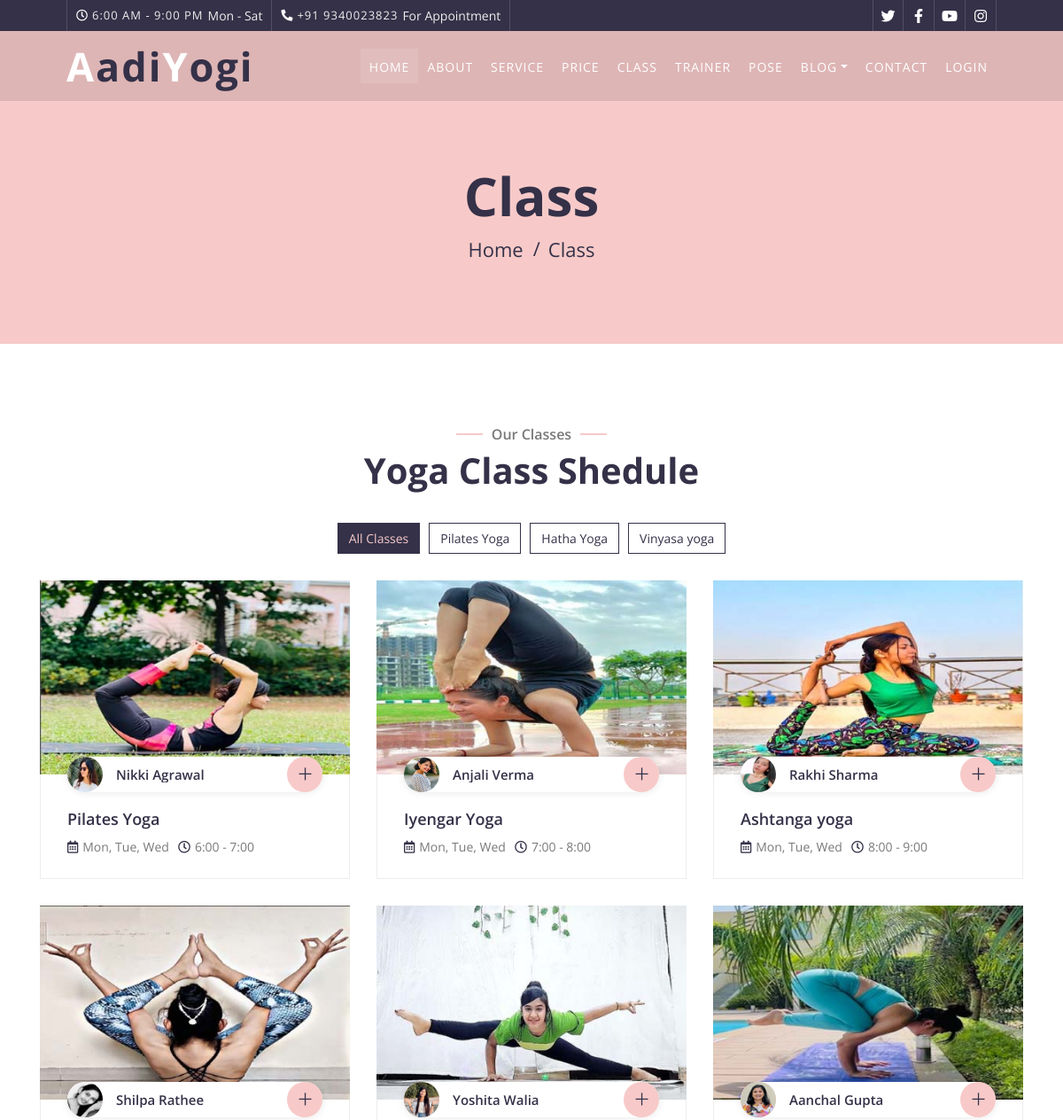
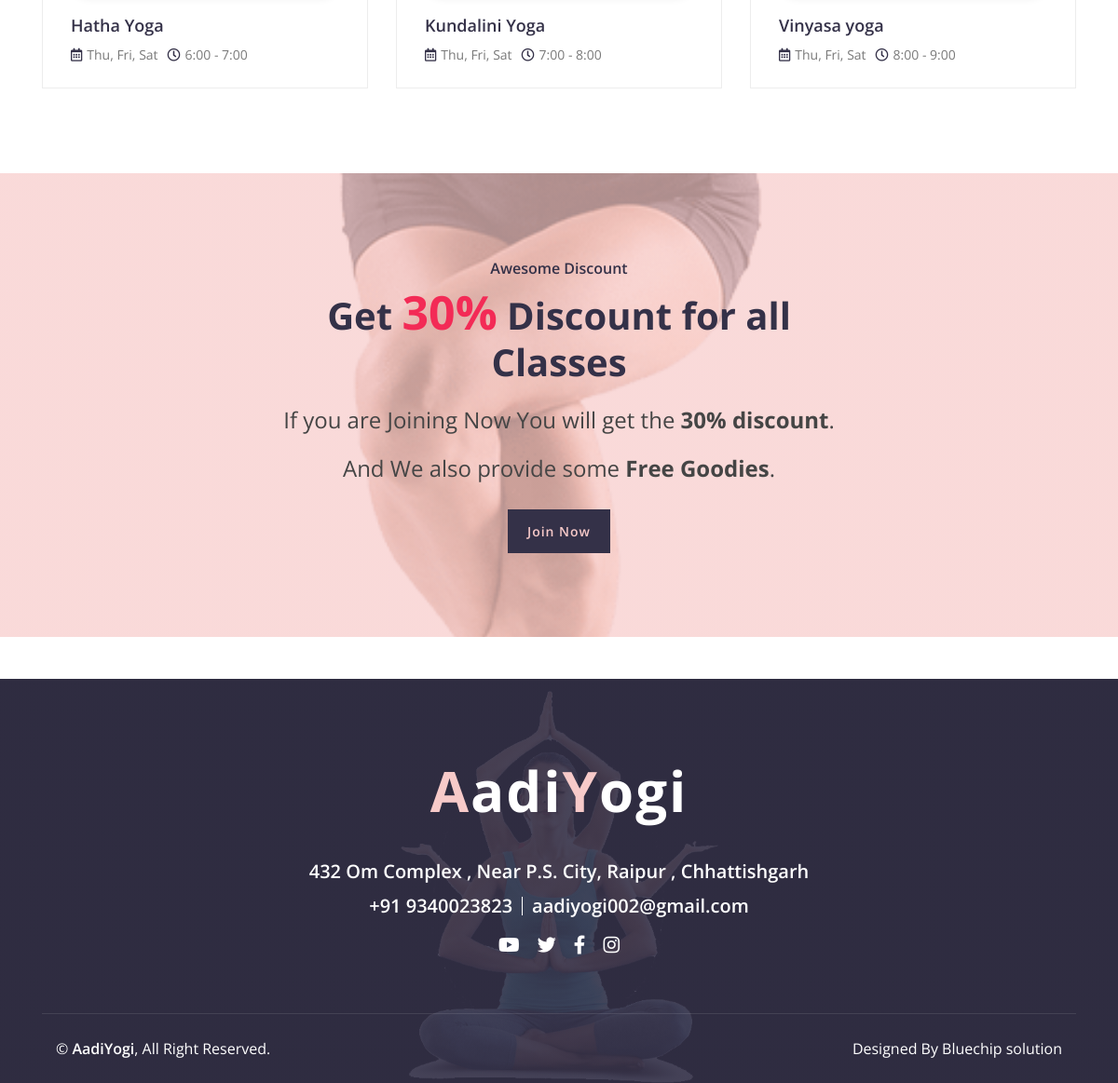
Screenshot of /class.php with the database file from the repository (2 pictures, top to bottom).
### tables this page shows
CREATE TABLE `class` (
  `id` int(11) NOT NULL,
  `name` text NOT NULL,
  `image` text NOT NULL,
  `BGimage` text NOT NULL,
  `yoganame` text NOT NULL,
  `week` text NOT NULL,
  `time` text NOT NULL
);

### class.php (the view, shortened to what this page needs)
<?php
include("admin/connection.php");
    $sql = "SELECT * from `class`";
    $fire = $connect->query($sql);
?>
<!DOCTYPE html>
<html lang="en">
    <head>
        <link href="https://stackpath.bootstrapcdn.com/bootstrap/4.4.1/css/bootstrap.min.css" rel="stylesheet">
        <link href="https://cdnjs.cloudflare.com/ajax/libs/font-awesome/5.10.0/css/all.min.css" rel="stylesheet">
        <link href="lib/animate/animate.min.css" rel="stylesheet">
        <link href="lib/flaticon/font/flaticon.css" rel="stylesheet">
        <link href="lib/owlcarousel/assets/owl.carousel.min.css" rel="stylesheet">
        <link href="lib/lightbox/css/lightbox.min.css" rel="stylesheet">
        <link href="css/style.css" rel="stylesheet">
    </head>
    <body>
      <div class="top-bar d-none d-md-block">
        <div class="container-fluid">
            <div class="row">
                <div class="col-md-8">
                    <div class="top-bar-left">
                        <div class="text">
                            <i class="far fa-clock"></i>
                            <h2>6:00 AM - 9:00 PM</h2>
                            <p>Mon - Sat</p>
                        </div>
                        <div class="text">
                            <i class="fa fa-phone-alt"></i>
                            <h2>+91 9340023823</h2>
                            <p>For Appointment</p>
                        </div>
                    </div>
                </div>
                <div class="col-md-4">
                    <div class="top-bar-right">
                        <div class="social">
                            <a href="https://twitter.com/AadiYog41777363"><i class="fab fa-twitter"></i></a>
                            <a href="https://www.facebook.com/AadiYogi-104551748941322/"><i class="fab fa-facebook-f"></i></a>
                            <a href="https://www.youtube.com/channel/UChGvk8Yi5iZ36KLmnRzz9bA/featured"><i class="fab fa-youtube"></i></a>
                            <a href="https://www.instagram.com/aadiyogi002/"><i class="fab fa-instagram"></i></a>
                        </div>
                    </div>
                </div>
            </div>
        </div>
    </div>
    <div class="navbar navbar-expand-lg bg-dark navbar-dark">
            <div class="container-fluid">
                <a href="index.php" class="navbar-brand">A<span>adi</span>Y<span>ogi</span> </a>
                <div class="collapse navbar-collapse justify-content-between" id="navbarCollapse">
                    <div class="navbar-nav ml-auto">
                        <a href="index.php" class="nav-item nav-link active">Home</a>
                        <a href="about.php" class="nav-item nav-link">About</a>
                        <a href="service.php" class="nav-item nav-link">Service</a>
                        <a href="price.php" class="nav-item nav-link">Price</a>
                        <a href="class.php" class="nav-item nav-link">Class</a>
                        <a href="team.php" class="nav-item nav-link">Trainer</a>
                        <a href="portfolio.php" class="nav-item nav-link">Pose</a>
                        <div class="nav-item dropdown">
                            <a href="#" class="nav-link dropdown-toggle" data-toggle="dropdown">Blog</a>
                        </div>
                        <a href="contact.php" class="nav-item nav-link">Contact</a>
                        <a href="login.php" class="nav-item nav-link">Login</a>
                    </div>
                </div>
            </div>
        </div>
        <div class="page-header">
            <div class="container">
                <div class="row">
                    <div class="col-12">
                        <h2>Class</h2>
                    </div>
                    <div class="col-12">
                        <a href="index.php">Home</a>
                        <a href="class.php">Class</a>
                    </div>
                </div>
            </div>
        </div>
         <div class="class">
            <div class="container">
                <div class="section-header text-center wow zoomIn" data-wow-delay="0.1s">
                    <p>Our Classes</p>
                    <h2>Yoga Class Shedule</h2>
                </div>
                <div class="row">
                    <div class="col-12">
                        <ul id="class-filter">
                            <li data-filter="*" class="filter-active">All Classes</li>
                            <li data-filter=".filter-1">Pilates Yoga</li>
                            <li data-filter=".filter-2">Hatha Yoga</li>
                            <li data-filter=".filter-3">Vinyasa yoga</li>
                        </ul>
                    </div>
                </div>
                <div class="row class-container">
                 <?php while($row = mysqli_fetch_assoc($fire)){ ?>
                    <div class="col-lg-4 col-md-6 col-sm-12 class-item filter-1 wow fadeInUp" data-wow-delay="0.0s">
                        <div class="class-wrap">
                            <div class="class-img">
                                <img src="admin/images/<?= $row['BGimage']?>" alt="Image">
                            </div>
                            <div class="class-text">
                                <div class="class-teacher">
                                    <img src="admin/images/<?= $row['image']?>" alt="Image">
                                    <h3><?= $row['name']?></h3>
                                    <a href="">+</a>
                                </div>
                                <h2><?= $row['yoganame']?></h2>
                                <div class="class-meta">
                                    <p><i class="far fa-calendar-alt"></i><?= $row['week']?></p>
                                    <p><i class="far fa-clock"></i><?= $row['time']?></p>
                                </div>
                            </div>
                        </div>
                    </div>
                <?php } ?>
                </div>
            </div>
        </div>
         <div class="discount wow zoomIn" data-wow-delay="0.1s">
            <div class="container">
                <div class="section-header text-center">
                    <p>Awesome Discount</p>
                    <h2>Get <span>30%</span> Discount for all Classes</h2>
                </div>
                <div class="container discount-text">
                    <p>
                     <p style="font-size:x-large ;">  If you are Joining Now You will get the <b>30% discount</b>.</p>
                       <p style="font-size:x-large ;" >And We also provide some <b> Free Goodies</b>.  </p>
                    </p>
                    <a class="btn" href="membershipform.php">Join Now</a>
                </div>
            </div>
        </div>
 <div class="footer wow fadeIn" data-wow-delay="0.3s">
    <div class="container-fluid">
        <div class="container">
            <div class="footer-info">
                <a href="index.php" class="footer-logo">A<span>adi</span>Y<span>ogi</span></a>
                <h3>432 Om Complex , Near P.S. City, Raipur , Chhattishgarh</h3>
                <div class="footer-menu">
                    <p>+91 9340023823</p>
                    <p>aadiyogi002@gmail.com</p>
                </div>
                <div class="footer-social">
                    <a href="https://www.youtube.com/channel/UChGvk8Yi5iZ36KLmnRzz9bA/featured"><i class="fab fa-youtube"></i></a>
                    <a href="https://twitter.com/AadiYog41777363"><i class="fab fa-twitter"></i></a>
                    <a href="https://www.facebook.com/AadiYogi-104551748941322/"><i class="fab fa-facebook-f"></i></a>
                    <a href="https://www.instagram.com/aadiyogi002/"><i class="fab fa-instagram"></i></a>
                </div>
            </div>
        </div>
        <div class="container copyright">
            <div class="row">
                <div class="col-md-6">
                    <p>&copy; <a href="#">AadiYogi</a>, All Right Reserved.</p>
                </div>
                <div class="col-md-6">
                    <p>Designed By Bluechip solution</p>
                </div>
            </div>
        </div>
    </div>
</div>
    </body>
</html>

### rows the page displays
class: BGimage (picture), image (picture), name "Nikki Agrawal", yoganame "Pilates Yoga", week "Mon, Tue, Wed", time "6:00 - 7:00"
class: BGimage (picture), image (picture), name "Anjali Verma", yoganame "Iyengar Yoga", week "Mon, Tue, Wed", time "7:00 - 8:00"
class: BGimage (picture), image (picture), name "Rakhi Sharma", yoganame "Ashtanga yoga", week "Mon, Tue, Wed", time "8:00 - 9:00"
class: BGimage (picture), image (picture), name "Shilpa Rathee", yoganame "Hatha Yoga", week "Thu, Fri, Sat", time "6:00 - 7:00"
class: BGimage (picture), image (picture), name "Yoshita Walia", yoganame "Kundalini Yoga", week "Thu, Fri, Sat", time "7:00 - 8:00"
class: BGimage (picture), image (picture), name "Aanchal Gupta", yoganame "Vinyasa yoga", week "Thu, Fri, Sat", time "8:00 - 9:00"
